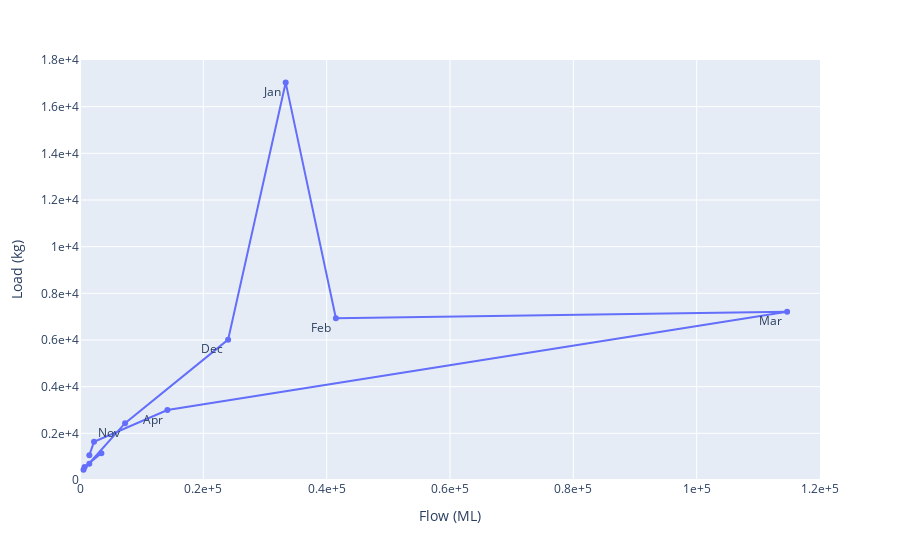

The code cell stored with this chart in its notebook:
### Code cell
# Plot observed data
df  = monthly_flow_load_mean['obs']
month_labels = ['', '', '', '', 'Nov', 'Dec', 'Jan', 'Feb', 'Mar', 'Apr', '', '']
fig = px.line(df, x = 'Flow (ML)', y='Load (kg)', text = month_labels)
fig.update_traces(textposition = 'bottom left')
fig.update_xaxes(
        showexponent = 'all',
        range=[0, 1.2e5],
        exponentformat = 'e',
    )
fig.update_yaxes(
        showexponent = 'all',
        range=[0, 1.8e4],
        exponentformat = 'e',
    )
fig.show()
pio.write_image(fig, '../output/figs/SSL-Q_hysteresis_obs.png', width=5, height=4, scale=2)

### Figure 1 — Plotly figure (JSON) as saved in the notebook; plotly's stock layout.template omitted (floating-point values rounded to 4 significant figures)
{"data": [{"hovertemplate": "Flow (ML)=%{x}<br>Load (kg)=%{y}<br>text=%{text}<extra></extra>", "legendgroup": "", "line": {"color": "#636efa", "dash": "solid"}, "marker": {"symbol": "circle"}, "mode": "markers+lines+text", "name": "", "orientation": "v", "showlegend": false, "text": ["", "", "", "", "Nov", "Dec", "Jan", "Feb", "Mar", "Apr", "", ""], "textposition": "bottom left", "type": "scatter", "x": [3466.0, 741.5, 1511.0, 568.7, 7309.0, 24020.0, 33360.0, 41500.0, 114700.0, 14170.0, 2273.0, 1518.0], "xaxis": "x", "y": [1150.0, 552.9, 691.9, 440.1, 2437.0, 6015.0, 17030.0, 6932.0, 7214.0, 2999.0, 1635.0, 1063.0], "yaxis": "y"}], "layout": {"autosize": true, "legend": {"tracegroupgap": 0}, "margin": {"t": 60}, "xaxis": {"anchor": "y", "domain": [0, 1], "exponentformat": "e", "range": [0, 120000], "showexponent": "all", "title": {"text": "Flow (ML)"}, "type": "linear"}, "yaxis": {"anchor": "x", "domain": [0, 1], "exponentformat": "e", "range": [0, 18000], "showexponent": "all", "title": {"text": "Load (kg)"}, "type": "linear"}}}
